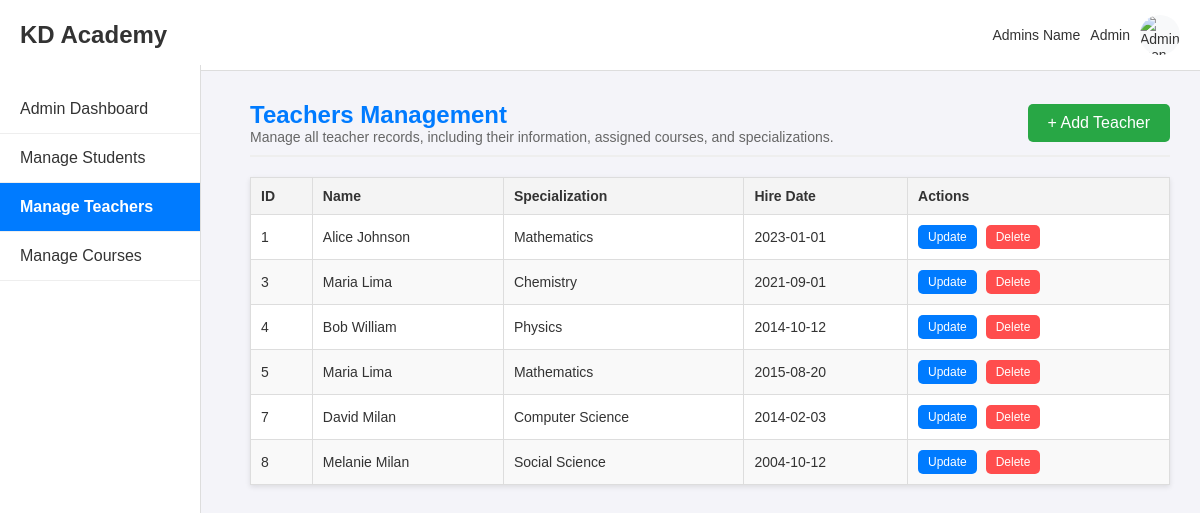
/admin/teachers, run on an earlier commit of the app's database.
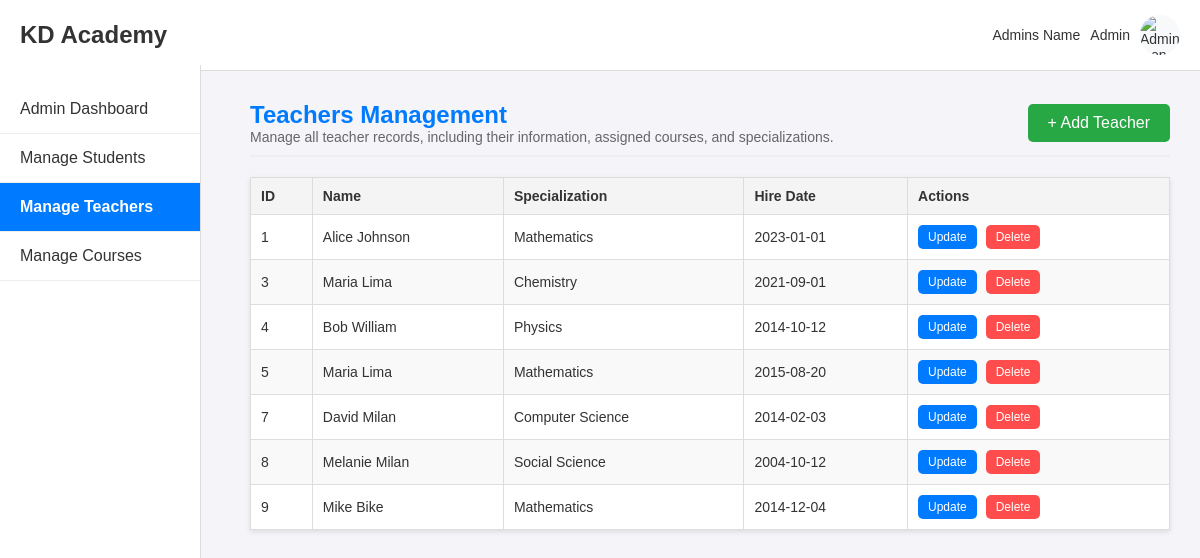
And on a later commit of the database.
### app/models.py (models this page shows, shortened)
class Teacher(db.Model):
    __tablename__ = 'teachers'
    teacher_id = db.Column(db.Integer, primary_key=True)
    user_id = db.Column(db.Integer, db.ForeignKey('users.user_id'), nullable=False)
    specialization = db.Column(db.String(100), nullable=False)
    hire_date = db.Column(db.Date, nullable=False)
    user = db.relationship('User', backref='teacher')

class User(db.Model):
    __tablename__ = 'users'
    user_id = db.Column(db.Integer, primary_key=True, autoincrement=True)
    first_name = db.Column(db.String(50), nullable=False)
    last_name = db.Column(db.String(50), nullable=False)
    username = db.Column(db.String(50), unique=True, nullable=False)
    email = db.Column(db.String(100), unique=True, nullable=False)
    password = db.Column(db.String(200), nullable=False)
    role = db.Column(db.String(10), nullable=False)  # student, teacher, admin

### app/routes/admin_routes.py (the view)
@admin_routes.route('/teachers')
def teachers_management():
    teachers = db.session.query(Teacher, User).join(User, Teacher.user_id == User.user_id).all()
    return render_template('admin/teachers_man.html', teachers=teachers)

### app/templates/admin/teachers_man.html (shortened to what this page needs)
<!DOCTYPE html>
<html lang="en">
<head>
    <link rel="stylesheet" href="{{ url_for('static', filename='css/shared.css') }}">
    <link rel="stylesheet" href="{{ url_for('static', filename='css/teacher_man.css') }}">
</head>
<body>
    <header class="top-nav">
        <div class="logo">KD Academy</div>
        <div class="user-info">
            <span>Admins Name</span>
            <span>Admin</span>
            <img src="{{ url_for('static', filename='images/user-icon.png') }}" alt="Admin Icon">
        </div>
    </header>
    <nav class="side-nav">
        <ul>
            <li><a href ="{{url_for('admin_routes.admin_dashboard') }}"> Admin Dashboard </a></li>
            <li><a href="{{ url_for('admin_routes.students_management') }}">Manage Students</a></li>
            <li><a href="{{ url_for('admin_routes.teachers_management')}}" class="active">Manage Teachers</a></li>
            <li><a href="{{ url_for('admin_routes.courses_management') }}">Manage Courses</a></li>
        </ul>
    </nav>
    <div class="main-content">
        <div class="header-section">
            <div class="title-section">
                <h2>Teachers Management</h2>
                <p>Manage all teacher records, including their information, assigned courses, and specializations.</p>
            </div>
            <button class="add-btn" onclick="openAddTeacherModal()">+ Add Teacher</button>
        </div>
        <div class="table-container">
            <table class="teachers-table">
                <thead>
                    <tr>
                        <th>ID</th>
                        <th>Name</th>
                        <th>Specialization</th>
                        <th>Hire Date</th>
                        <th>Actions</th>
                    </tr>
                </thead>
                <tbody>
                    {% for teacher in teachers %}
                    <tr>
                        <td>{{ teacher.Teacher.teacher_id }}</td>
                        <td>{{ teacher.User.first_name }} {{ teacher.User.last_name }}</td>
                        <td>{{ teacher.Teacher.specialization }}</td>
                        <td>{{ teacher.Teacher.hire_date }}</td>
                        <td>
                            <button class="action-btn update-btn" onclick="openUpdateTeacherModal({
                                teacher_id: {{ teacher.Teacher.teacher_id }},
                                first_name: '{{ teacher.User.first_name }}',
                                last_name: '{{ teacher.User.last_name }}',
                                username: '{{ teacher.User.username }}',
                                email: '{{ teacher.User.email }}',
                                password: '{{ teacher.User.password }}',
                                specialization: '{{ teacher.Teacher.specialization }}',
                                hire_date: '{{ teacher.Teacher.hire_date }}'
                            })">Update</button>
                            <button class="action-btn delete-btn" onclick="confirmDeleteTeacher({{ teacher.Teacher.teacher_id }})">Delete</button>
                        </td>
                    </tr>
                    {% endfor %}
                </tbody>
            </table>
        </div>
    </div>
</body>
</html>

What changed in the data, as far as the page shows it:
added Teacher: Teacher.teacher_id "9", User.first_name "Mike", User.last_name "Bike", Teacher.specialization "Mathematics", Teacher.hire_date "2014-12-04"
